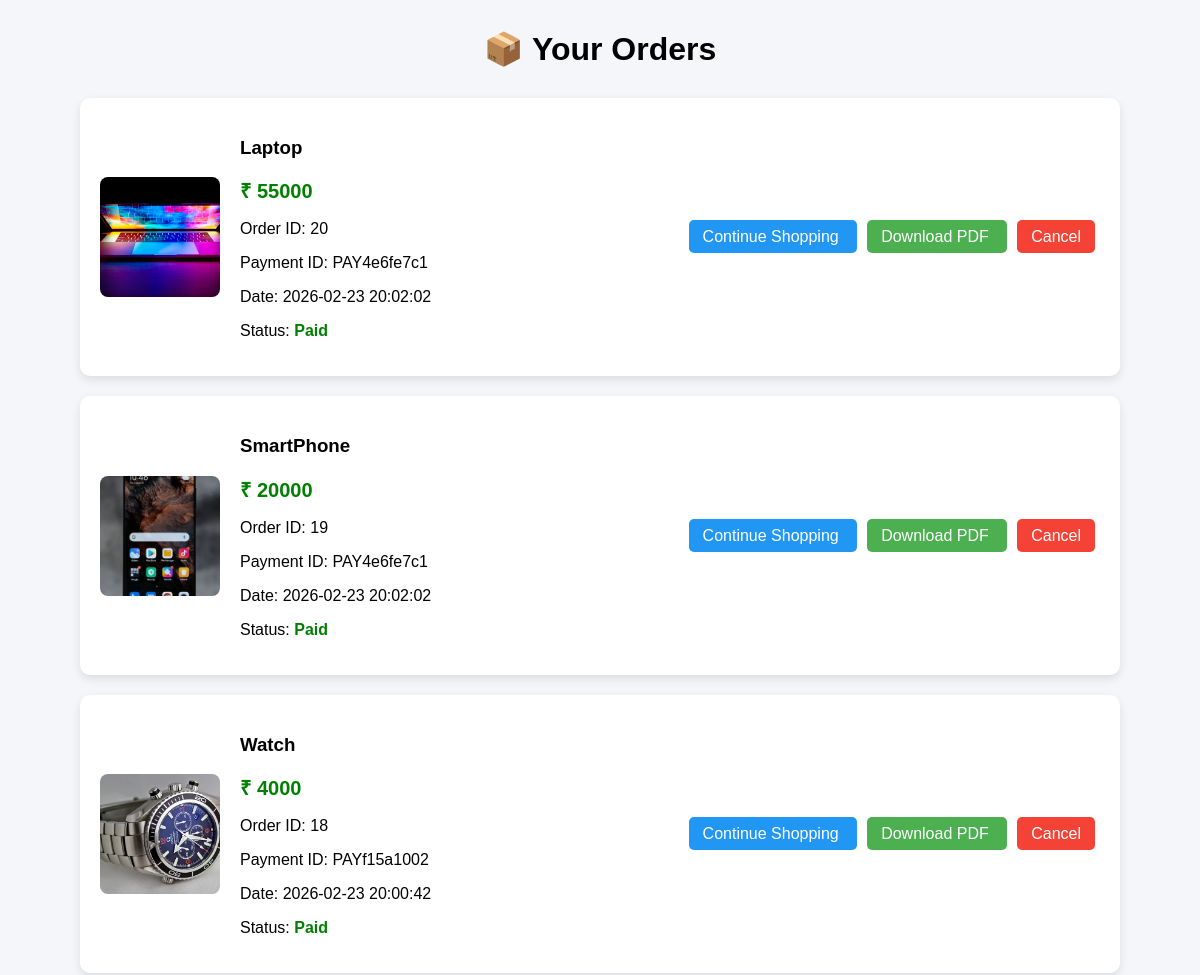
The page /orders (upper part) on the database as committed earlier.
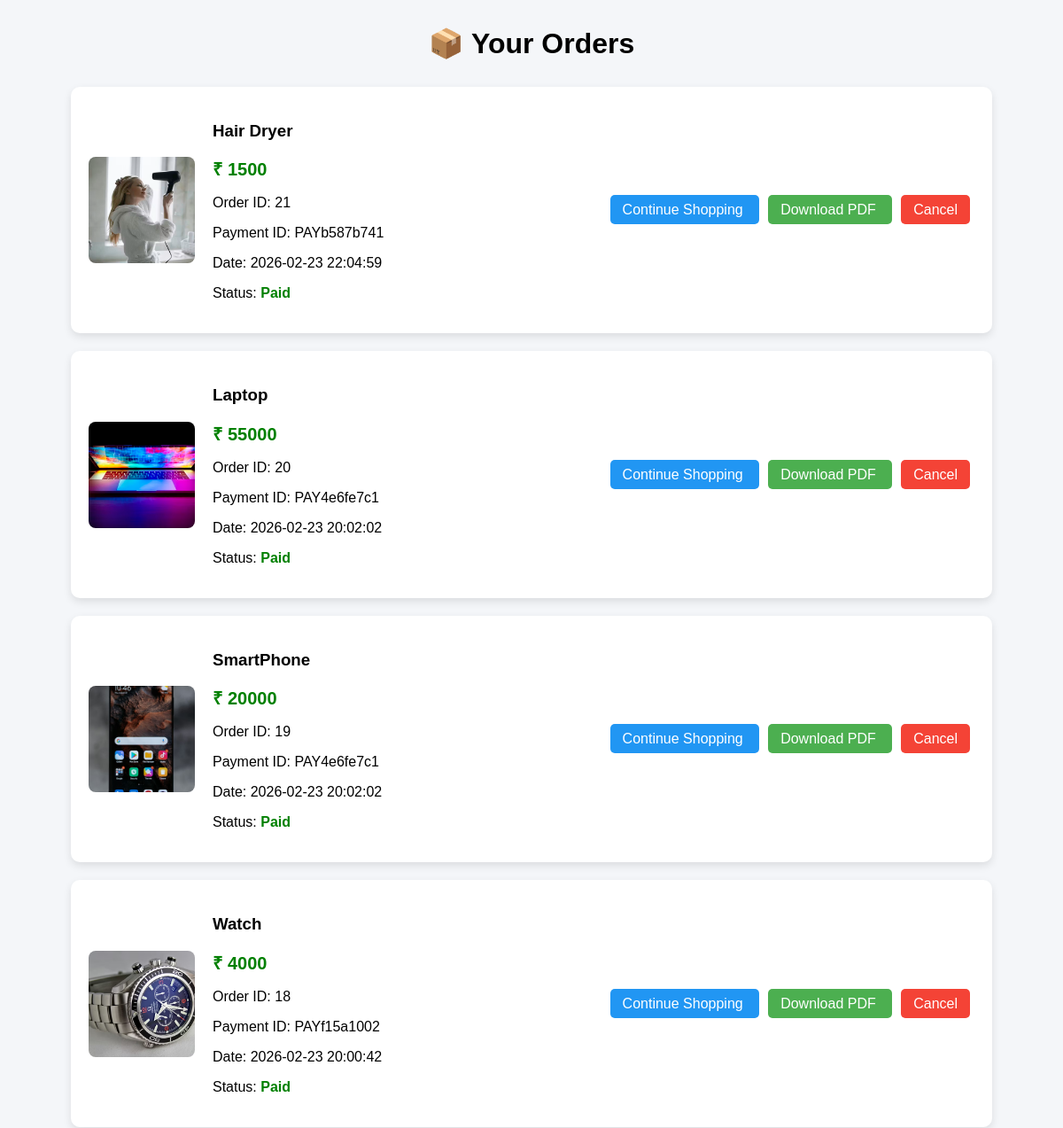
The same page on the database as committed later.
### tables this page shows
CREATE TABLE orders (
        id INTEGER PRIMARY KEY AUTOINCREMENT,
        user_id INTEGER,
        product_name TEXT,
        price INTEGER,
        image TEXT,
        order_date TEXT,
        payment_id TEXT,
        status TEXT

    );

### app.py (the view)
@app.route("/orders")
def orders():
    conn = sqlite3.connect("database.db")
    conn.row_factory = sqlite3.Row
    c = conn.cursor()
    c.execute("SELECT * FROM orders ORDER BY id DESC")
    orders = c.fetchall()
    conn.close()
    return render_template("orders.html", orders=orders)

### templates/orders.html (shortened to what this page needs)
<!DOCTYPE html>
<html>
<head>
</head>
<body>
<h1>📦 Your Orders</h1>
{% for order in orders %}
<div class="order-card">
    <img src="{{ url_for('static', filename=order['image'].split('/')[-1]) }}" width="150">
    <div class="details">
        <h3>{{ order['product_name'] }}</h3>
        <div class="price">₹ {{ order['price'] }}</div>
        <p>Order ID: {{ order['id'] }}</p>
        <p>Payment ID: {{ order['payment_id'] }}</p>
        <p>Date: {{ order['order_date'] }}</p>
        <p>
            Status:
            {% if order['status'] == "Cancelled" %}
                <span class="status cancelled">Cancelled</span>
            {% else %}
                <span class="status placed">{{ order['status'] }}</span>
            {% endif %}
        </p>
    </div>
     <div class="actions">
    <a href="{{ url_for('home') }}" class="continue">
        Continue Shopping
    </a>
    <a href="{{ url_for('download_invoice', order_id=order['id']) }}"
       class="invoice">
        Download PDF
    </a>
    {% if order['status'] != "Cancelled" %}
    <a href="{{ url_for('cancel_order', order_id=order['id']) }}"
       onclick="return confirm('Cancel this order?')"
       class="cancel">
        Cancel
    </a>
    {% endif %}
</div>
</div>
{% endfor %}
</body>
</html>

### templates/orders.html (style rules this page uses)
body { font-family: Arial; background: #f4f6f9; }
h1 { text-align: center; margin: 30px; }
.order-card { display: flex; align-items: center; justify-content: space-between; background: white; padding: 20px; margin: 20px auto; width: 90%; max-width: 1000px; border-radius: 10px; box-shadow: 0 4px 10px rgba(0,0,0,0.1); }
.order-card img { width: 120px; height: 120px; object-fit: cover; border-radius: 8px; }
.details { flex: 1; padding: 0 20px; }
.price { color: green; font-size: 20px; font-weight: bold; }
.actions a { padding: 8px 14px; margin: 5px; border-radius: 5px; text-decoration: none; color: white; }
.continue { background: #2196F3; }
.invoice { background: #4CAF50; }
.cancel { background: #f44336; }
.status { font-weight: bold; }
.placed { color: green; }

Rows that differ between the two databases and show on the page:
added orders: image (picture), product_name "Hair Dryer", price "1500", id "21", payment_id "PAYb587b741", order_date "2026-02-23 22:04:59", status "Paid"
